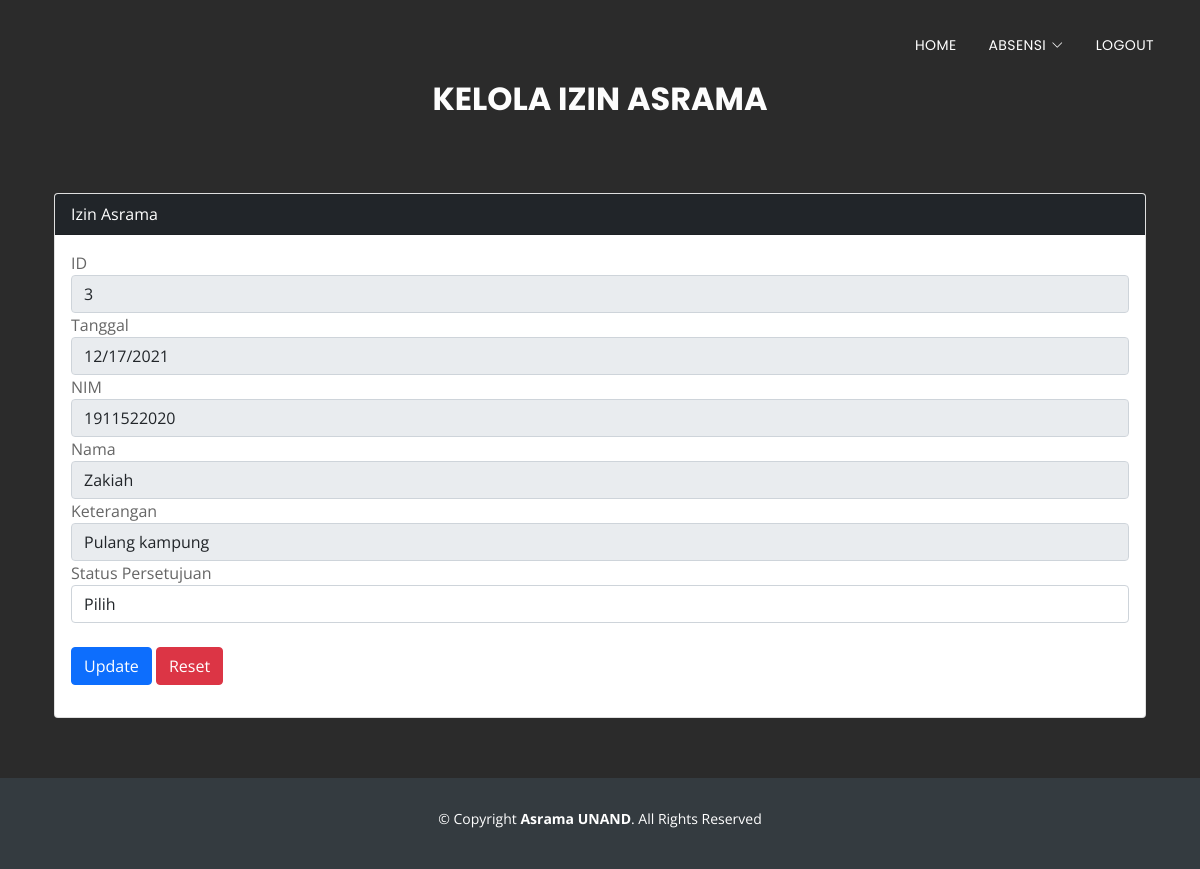
/kelolaizinasrama.php?id=3 (signed in), run on the app's committed database.
### tables this page shows
CREATE TABLE `izinasrama` (
  `id` int(11) NOT NULL,
  `nim` varchar(10) NOT NULL,
  `tanggal` date NOT NULL,
  `keterangan` varchar(50) NOT NULL,
  `statuspersetujuan` varchar(20) DEFAULT 'Belum Disetujui'
);

CREATE TABLE `mahasiswa` (
  `nim` varchar(10) NOT NULL,
  `nama` varchar(50) NOT NULL,
  `jurusan` varchar(50) NOT NULL,
  `email` varchar(50) DEFAULT NULL,
  `notelpon` varchar(15) DEFAULT NULL,
  `pass` varchar(25) NOT NULL
);

### kelolaizinasrama.php (the view, shortened to what this page needs)
<?php
  include('koneksi.php');
  $id = $_GET['id'];
  $result = mysqli_query($mysqli, 'SELECT izinasrama.id, izinasrama.nim, izinasrama.tanggal, izinasrama.keterangan,
  izinasrama.statuspersetujuan, mahasiswa.nim, mahasiswa.nama FROM izinasrama, mahasiswa
  WHERE izinasrama.nim=mahasiswa.nim AND izinasrama.id="'.$id.'"');
  $data = $result->fetch_assoc();
?>
<head>
  <link href="assets/vendor/aos/aos.css" rel="stylesheet">
  <link href="assets/vendor/bootstrap/css/bootstrap.min.css" rel="stylesheet">
  <link href="assets/vendor/bootstrap-icons/bootstrap-icons.css" rel="stylesheet">
  <link href="assets/vendor/boxicons/css/boxicons.min.css" rel="stylesheet">
  <link href="assets/vendor/glightbox/css/glightbox.min.css" rel="stylesheet">
  <link href="assets/vendor/swiper/swiper-bundle.min.css" rel="stylesheet">
  <link href="assets/css/style.css" rel="stylesheet">
</head>
<body>
  <header id="header" class="fixed-top d-flex align-items-center header-transparent">
    <div class="container d-flex justify-content-between align-items-center">
      <nav id="navbar" class="navbar">
        <ul>
          <li><a class="nav-link scrollto" href="homepembina.php">Home</a></li>
          <li class="dropdown"><a href="#"><span>Absensi</span> <i class="bi bi-chevron-down"></i></a>
          </li>
          <li><a class="nav-link scrollto" href="logout.php">Logout</a></li>
        </ul>
      </nav>
    </div>
  </header>
  <section id="services">
    <div class="section-header">
      <h3 class="section-title">Kelola Izin Asrama</h3>
      <p class="section-description"></p>
    </div>
    <div class="container px-3 px-lg-4">
      <div class="card mt-0">
      <div class="card-header bg-dark text-white">
        Izin Asrama
      </div>
      <div class="card-body">
      <form method="post" action="kelolaizinasrama.php">
        <div class="form-group">
          <label>ID</label>
          <input readonly type="text" name="id" class="form-control" value="<?php echo $data['id']?>">
        </div>
        <div class="form-group">
          <label>Tanggal</label>
          <input readonly type="date" name="tanggal" class="form-control" value="<?php echo $data['tanggal']?>">
        </div>
        <div class="form-group">
          <label>NIM</label>
          <input readonly type="text" name="nim" class="form-control" value="<?php echo $data['nim']?>">
        </div>
        <div class="form-group">
          <label>Nama</label>
          <input readonly type="text" name="nama" class="form-control" value="<?php echo $data['nama']?>">
        </div>
        <div class="form-group">
          <label>Keterangan</label>
          <input readonly type="text" name="keterangan" class="form-control" value="<?php echo $data['keterangan']?>">
        </div>
        <div class="form-group">
            <label for="statuspersetujuan">Status Persetujuan</label>
            <select name="statuspersetujuan" class="form-control">
                <option disabled selected> Pilih </option>
            </select>
        </div>
        <br>
        <button type="submit" class="btn btn-primary" name="submit">Update</button>
        <button type="reset" class="btn btn-danger" name="reset">Reset</button>
      </form>
      </div>
      </div>
    </div>
  </section>
  <footer id="footer">
    <div class="container">
      <div class="copyright">
        &copy; Copyright <strong>Asrama UNAND</strong>. All Rights Reserved
      </div>
      <div class="credits">
      </div>
    </div>
  </footer>
</body>
</html>

### assets/css/style.css (style rules this page uses)
body { background: #fff; color: #666666; font-family: "Open Sans", sans-serif; }
a { color: #2dc997; text-decoration: none; }
p { padding: 0; margin: 0 0 30px 0; }
h1, h2, h3, h4, h5, h6 { font-family: "Poppins", sans-serif; font-weight: 400; margin: 0 0 20px 0; padding: 0; }
#header { height: 90px; transition: all 0.5s; z-index: 997; background: rgba(52, 59, 64, 0.9); }
#header.header-transparent { background: transparent; }
.navbar { padding: 0; }
.navbar ul { margin: 0; padding: 0; display: flex; list-style: none; align-items: center; }
.navbar li { position: relative; }
.navbar > ul > li { white-space: nowrap; padding: 10px 0 10px 24px; }
.navbar a, .navbar a:focus { display: flex; align-items: center; justify-content: space-between; font-family: "Poppins", sans-serif; color: #fff; font-size: 14px; padding: 0 4px; white-space: nowrap; transition: 0.3s; letter-spacing: 0.4px; position: relative; text-transform: uppercase; }
.navbar a i, .navbar a:focus i { font-size: 12px; line-height: 0; margin-left: 5px; }
.navbar > ul > li > a:before { content: ""; position: absolute; width: 100%; height: 2px; bottom: -6px; left: 0; background-color: #2dc997; visibility: hidden; transform: scaleX(0); transition: all 0.3s ease-in-out 0s; }
section { overflow: hidden; }
.section-header .section-title { font-size: 32px; color: rgb(253, 253, 253); text-transform: uppercase; text-align: center; font-weight: 700; margin-bottom: 5px; }
.section-header .section-description { text-align: center; padding-bottom: 40px; color: #999; }
#services { background: rgba(15, 15, 15, 0.884); background-size: cover; padding: 80px 0 60px 0; }
#footer { background: #343b40; padding: 30px 0; color: #fff; font-size: 14px; }
#footer .copyright { text-align: center; }
#footer .credits { padding-top: 10px; text-align: center; font-size: 13px; color: #ccc; }

### data on the page
izinasrama: id "3", tanggal "12/17/2021", nim "1911522020", nama "Zakiah", keterangan "Pulang kampung"
